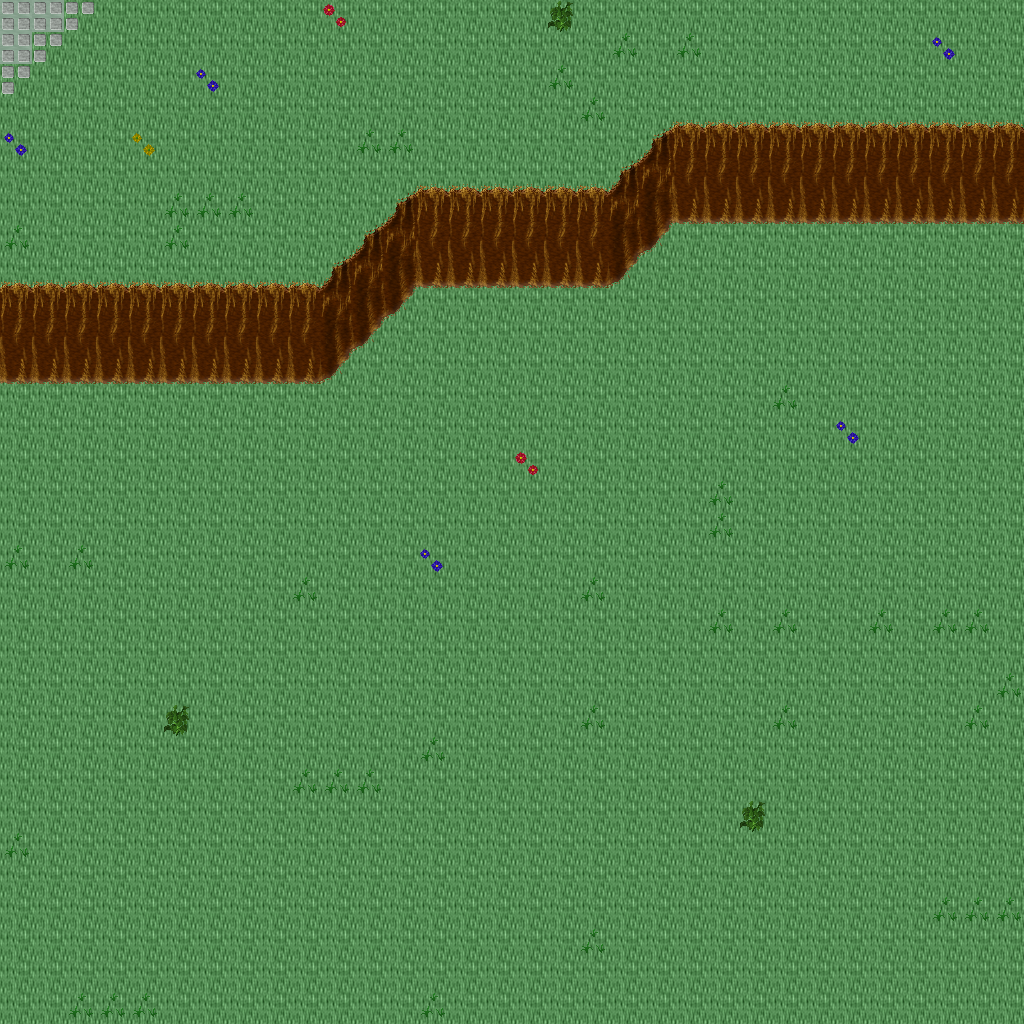

Rendered tile map (Tiled .tmx) drawn with the repository's tilesets; below, a short description and the map source with its tile grids summarised:
An orthogonal 32x32 tile map with 32x32 px tiles, 5 tile layers (Ground, Objects, Objects2, Above, ...), 1 hidden layer not drawn, 19 tilesets.

<map version="1.10" tiledversion="1.11.0" orientation="orthogonal" renderorder="right-down" width="32" height="32" tilewidth="32" tileheight="32" infinite="0" nextlayerid="11" nextobjectid="1">
 <tileset firstgid="1" name="ground_ground" tilewidth="32" tileheight="32" tilecount="33" columns="3">
  <image source="../drawable/ground_ground.png" width="96" height="352" />
 </tileset>
 <tileset firstgid="34" name="ground_water_pool" tilewidth="32" tileheight="32" tilecount="72" columns="3">
  <image source="../drawable/ground_water_pool.png" width="96" height="768" />
 </tileset>
 <tileset firstgid="106" name="ground_ridge_earth_dark" tilewidth="32" tileheight="32" tilecount="96" columns="12">
  <image source="../drawable/ground_ridge_earth_dark.png" width="384" height="256" />
 </tileset>
 <tileset firstgid="202" name="ground_grass_edges" tilewidth="32" tileheight="32" tilecount="36" columns="12">
  <image source="../drawable/ground_grass_edges.png" width="384" height="96" />
 </tileset>
 <tileset firstgid="238" name="ground_earth_edges" tilewidth="32" tileheight="32" tilecount="18" columns="6">
  <image source="../drawable/ground_earth_edges.png" width="192" height="96" />
 </tileset>
 <tileset firstgid="256" name="ground_grass_corners" tilewidth="32" tileheight="32" tilecount="24" columns="6">
  <image source="../drawable/ground_grass_corners.png" width="192" height="128" />
 </tileset>
 <tileset firstgid="280" name="plant_grasses" tilewidth="32" tileheight="32" tilecount="6" columns="3">
  <image source="../drawable/plant_grasses.png" width="96" height="64" />
 </tileset>
 <tileset firstgid="286" name="plant_flower_daisy_blue" tilewidth="32" tileheight="32" tilecount="8" columns="2">
  <image source="../drawable/plant_flower_daisy_blue.png" width="64" height="128" />
 </tileset>
 <tileset firstgid="294" name="plant_flower_daisy_yellow" tilewidth="32" tileheight="32" tilecount="8" columns="2">
  <image source="../drawable/plant_flower_daisy_yellow.png" width="64" height="128" />
 </tileset>
 <tileset firstgid="302" name="plant_bush_bushes" tilewidth="32" tileheight="32" tilecount="10" columns="5">
  <image source="../drawable/plant_bush_bushes.png" width="160" height="64" />
 </tileset>
 <tileset firstgid="312" name="plant_flower_daisy_red" tilewidth="32" tileheight="32" tilecount="8" columns="2">
  <image source="../drawable/plant_flower_daisy_red.png" width="64" height="128" />
 </tileset>
 <tileset firstgid="320" name="plant_flower_daisy_white" tilewidth="32" tileheight="32" tilecount="8" columns="2">
  <image source="../drawable/plant_flower_daisy_white.png" width="64" height="128" />
 </tileset>
 <tileset firstgid="328" name="item_statue_bird" tilewidth="32" tileheight="32" tilecount="8" columns="2">
  <image source="../drawable/item_statue_bird.png" width="64" height="128" />
 </tileset>
 <tileset firstgid="336" name="logic_collision" tilewidth="32" tileheight="32" tilecount="1" columns="1">
  <image source="../drawable/logic_collision.png" width="32" height="32" />
 </tileset>
 <tileset firstgid="337" name="ground_green_paving" tilewidth="32" tileheight="32" tilecount="18" columns="3">
  <image source="../drawable/ground_green_paving.png" width="96" height="192" />
 </tileset>
 <tileset firstgid="355" name="logic_protection" tilewidth="32" tileheight="32" tilecount="2" columns="2">
  <image source="../drawable/logic_protection.png" width="64" height="32" />
 </tileset>
 <tileset firstgid="357" name="building_castle" tilewidth="32" tileheight="32" tilecount="320" columns="20">
  <image source="../drawable/building_castle.png" width="640" height="512" />
 </tileset>
 <tileset firstgid="677" name="logic_creature_reptile" tilewidth="32" tileheight="32" tilecount="7" columns="7">
  <image source="../drawable/logic_creature_reptile.png" width="224" height="32" />
 </tileset>
 <tileset firstgid="684" name="logic_creature_rodent" tilewidth="32" tileheight="32" tilecount="8" columns="8">
  <image source="../drawable/logic_creature_rodent.png" width="256" height="32" />
 </tileset>
 <layer id="1" name="Ground" width="32" height="32">
  <data>[1024 cells, 1024 non-empty, 2 distinct tile ids]</data>
 </layer>
 <layer id="2" name="Objects" width="32" height="32">
  <data>[1024 cells, 139 non-empty, 11 distinct tile ids]</data>
 </layer>
 <layer id="3" name="Objects2" width="32" height="32">
  <data>[1024 cells, 51 non-empty, 5 distinct tile ids]</data>
 </layer>
 <layer id="4" name="Above" width="32" height="32">
  <data>[1024 cells, 0 non-empty, 0 distinct tile ids]</data>
 </layer>
 <layer id="5" name="Above2" width="32" height="32">
  <data>[1024 cells, 0 non-empty, 0 distinct tile ids]</data>
 </layer>
 <layer id="6" name="Walkable" width="32" height="32" visible="0">
  <data>[1024 cells, 104 non-empty, 1 distinct tile ids]</data>
 </layer>
 <objectgroup id="7" name="Mapevents" />
 <objectgroup id="8" name="Spawn" />
 <objectgroup id="9" name="Keys" />
 <objectgroup id="10" name="Replace" />
</map>
